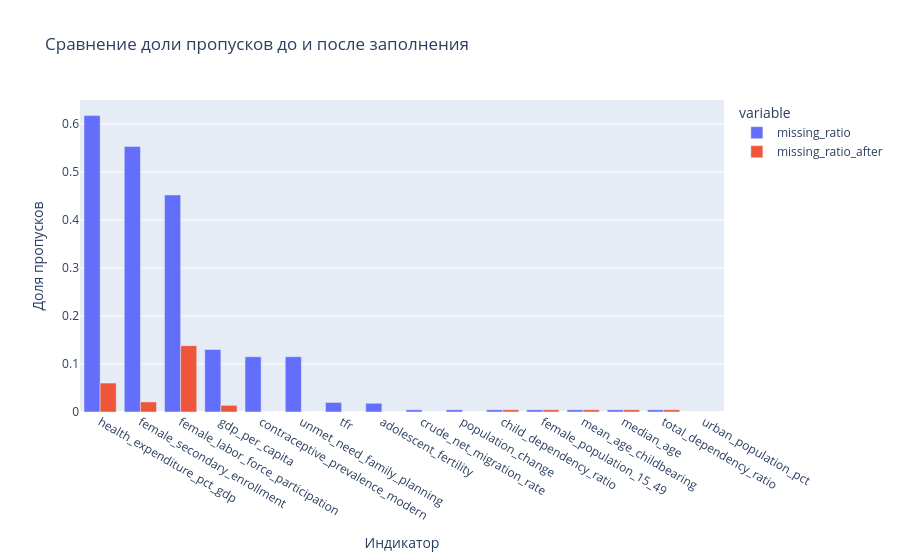

Source (notebook cell):
### Code cell
fig = px.bar(
    coverage_compare.sort_values("filled_ratio_points", ascending=False),
    x="column",
    y=["missing_ratio", "missing_ratio_after"],
    barmode="group",
    title="Сравнение доли пропусков до и после заполнения"
)
fig.update_layout(xaxis_title="Индикатор", yaxis_title="Доля пропусков")
fig.show()

### Figure 1 — Plotly figure (JSON) as saved in the notebook; plotly's stock layout.template omitted (floating-point values rounded to 4 significant figures)
{"data": [{"alignmentgroup": "True", "hovertemplate": "variable=missing_ratio<br>column=%{x}<br>value=%{y}<extra></extra>", "legendgroup": "missing_ratio", "marker": {"color": "#636efa", "pattern": {"shape": ""}}, "name": "missing_ratio", "offsetgroup": "missing_ratio", "orientation": "v", "showlegend": true, "textposition": "auto", "type": "bar", "x": ["health_expenditure_pct_gdp", "female_secondary_enrollment", "female_labor_force_participation", "gdp_per_capita", "contraceptive_prevalence_modern", "unmet_need_family_planning", "tfr", "adolescent_fertility", "crude_net_migration_rate", "population_change", "child_dependency_ratio", "female_population_15_49", "mean_age_childbearing", "median_age", "total_dependency_ratio", "urban_population_pct"], "xaxis": "x", "y": [0.6178, 0.5532, 0.4524, 0.1303, 0.1152, 0.1152, 0.01986, 0.01818, 0.004608, 0.004608, 0.004608, 0.004608, 0.004608, 0.004608, 0.004608, 0.0], "yaxis": "y"}, {"alignmentgroup": "True", "hovertemplate": "variable=missing_ratio_after<br>column=%{x}<br>value=%{y}<extra></extra>", "legendgroup": "missing_ratio_after", "marker": {"color": "#EF553B", "pattern": {"shape": ""}}, "name": "missing_ratio_after", "offsetgroup": "missing_ratio_after", "orientation": "v", "showlegend": true, "textposition": "auto", "type": "bar", "x": ["health_expenditure_pct_gdp", "female_secondary_enrollment", "female_labor_force_participation", "gdp_per_capita", "contraceptive_prevalence_modern", "unmet_need_family_planning", "tfr", "adolescent_fertility", "crude_net_migration_rate", "population_change", "child_dependency_ratio", "female_population_15_49", "mean_age_childbearing", "median_age", "total_dependency_ratio", "urban_population_pct"], "xaxis": "x", "y": [0.06033, 0.02095, 0.1382, 0.01382, 0.0, 0.0, 0.0, 0.0, 0.0, 0.0, 0.004608, 0.004608, 0.004608, 0.004608, 0.004608, 0.0], "yaxis": "y"}], "layout": {"barmode": "group", "legend": {"title": {"text": "variable"}, "tracegroupgap": 0}, "title": {"text": "Сравнение доли пропусков до и после заполнения"}, "xaxis": {"anchor": "y", "domain": [0, 1], "title": {"text": "Индикатор"}}, "yaxis": {"anchor": "x", "domain": [0, 1], "title": {"text": "Доля пропусков"}}}}
